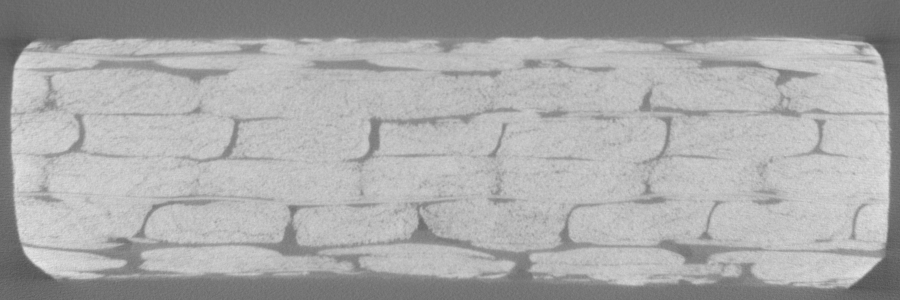
#> input picture Image_processing/test_image.tif, 900 x 300 px
$ jupyter execute global_thresholding.ipynb   (shell and % lines are left out)
#> lines starting #> are read from the running program, lines starting #| are printed output that depends on the picture; after the words box and inside, x2 and y2 are one past the last pixel; in counts of white or black regions, pixels touching at a corner belong together
# Global thresholding

Global thresholding is a method to segment images. Basically, this method is based on the distribution of histogram. For example, we can consider the following finger print image with its histogram:

We can determine the threshold value as 127. The pixels whose values are smaller then threshold will be assigned as 0, and the others, 1. With this method, we can separate the fingerprint pixels from the background pixels. The crucial point of this method is how to determine the threshold. We will demonstrate variosu way of threshold determination.

[cell 1]
from skimage.external import tifffile
import numpy as np
import matplotlib.pyplot as plt

# Original image and its histogram

[cell 2]
from skimage.exposure import histogram
from skimage import img_as_float

img = tifffile.imread("../test_image.tif")
#> img is the input picture: shape (300, 900) uint16; min 20811, max 59135, mean 43567.6
img = img_as_float(img)

f, ax = plt.subplots(2, 1, figsize=(8, 8))
ax[0].imshow(img, cmap=plt.get_cmap('gray'))
ax[1].hist(img.ravel(), bins=255)
plt.show()
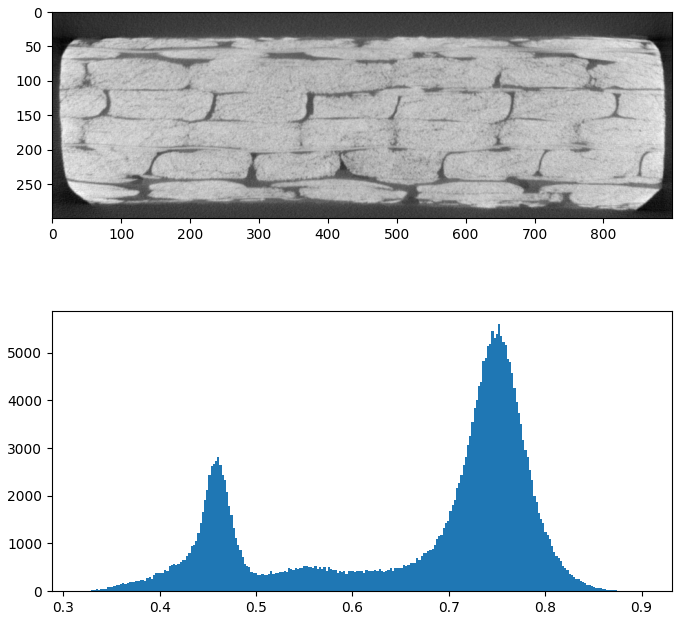
#> figure drawn by matplotlib, 2 panels; panel 2: tallest bar 5597 high, from x = 0.751 to 0.753

# Mean threshold

Determine the threshold by the mean of each pixel values in image.

[cell 3]
from skimage.filters import threshold_mean

th_mean = threshold_mean(img)
#> th_mean = 0.665
img_th_mean = img < th_mean
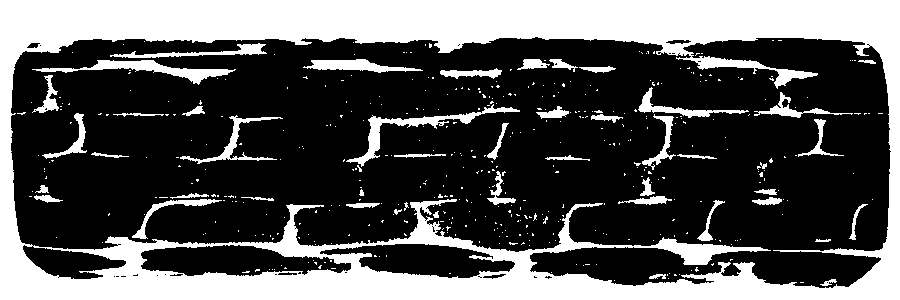
#> img_th_mean: shape (300, 900) bool; 33.2% white; 462 white regions (415 under 20 px), largest, box (x1, y1, x2, y2) and area: (0, 0, 900, 300) 76250, (32, 60, 236, 85) 1387, (346, 104, 520, 167) 1359

f, ax = plt.subplots(1, 2, figsize=(20, 10))
ax[0].set_title("original", size=25)
ax[0].imshow(img, cmap="gray")
ax[1].set_title("Threshold mean", size=25)
ax[1].imshow(img_th_mean, cmap="gray")
plt.show()
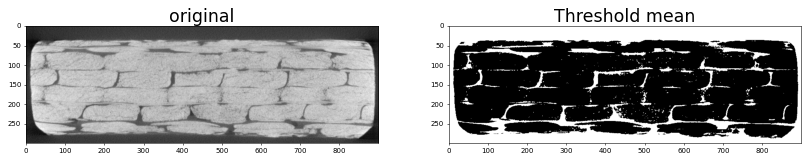
#> figure drawn by matplotlib, 2 panels

# Bimodal threshold

The histogram is denoted by $y_0, \dots y_n$, where $y_i$ is the number of pixels in the image with gray-level $i$. Also we define $y_{-1}=y_{n+1}=1$. Then we keep applying the following smoothing operator until there are only **two peak values** in the histogram:

$$y_{i} = \frac{y_{i-1} + y_{i} + y_{i+1}}{3}$$

We can then find the threshold $y_i$ that is minimum between the valley $y_{\max}$ and $y_{\min}$

[cell 4]
from skimage.filters import threshold_minimum

th_min = threshold_mean(img)
#> th_min = 0.665
img_th_min = img < th_min

f, ax = plt.subplots(1, 2, figsize=(20, 10))
ax[0].set_title("original", size=25)
ax[0].imshow(img, cmap="gray")
ax[1].set_title("Threshold minimum", size=25)
ax[1].imshow(img_th_min, cmap="gray")
plt.show()

# Otsu's thresholding

Otsu's method determine the threshold such that the between class's variance is maximized, or equivalenty, within class's variance is minimized.

[cell 5]
from skimage.filters import threshold_otsu

th_otsu = threshold_otsu(img)
#> th_otsu = 0.609
img_th_otsu = img < th_otsu
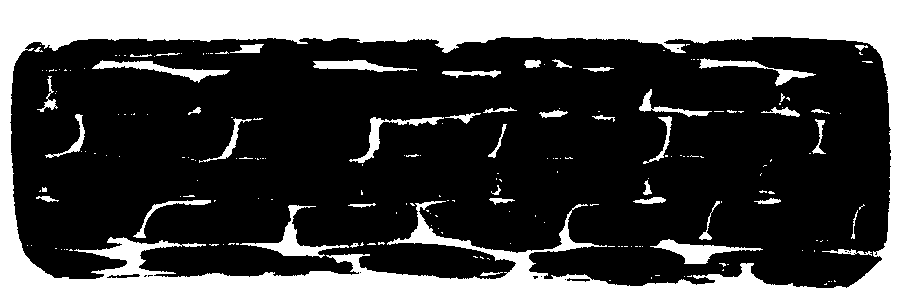
#> img_th_otsu: shape (300, 900) bool; 29% white; 204 white regions (156 under 20 px), largest, box (x1, y1, x2, y2) and area: (0, 0, 900, 300) 68021, (240, 205, 349, 258) 1080, (650, 239, 763, 264) 981

f, ax = plt.subplots(1, 2, figsize=(20, 10))
ax[0].set_title("original", size=25)
ax[0].imshow(img, cmap="gray")
ax[1].set_title("Threshold Otsu", size=25)
ax[1].imshow(img_th_otsu, cmap="gray")
plt.show()
